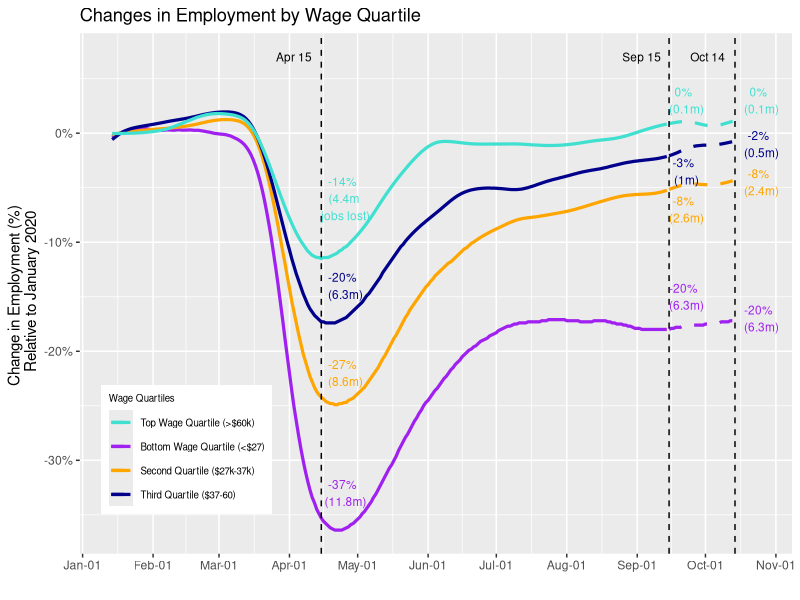

This figure's R source:
## ---- chunk 1
knitr::opts_chunk$set(echo = TRUE)
## ---- chunk 2
library(ggplot2)
library(dplyr)
library(scales)
## ---- chunk 3
df <- read.csv("Employment - National - Daily.csv")

df$date <- as.Date(with(df, paste(year, month, day,sep="-")), "%Y-%m-%d")

emp_df <- df %>%
  filter(date <= "2020-11-15")

ggplot() +
  geom_line(data=filter(emp_df, date < "2020-09-15"),
            aes(x=date, y=emp_combined_inclow, colour="emp_combined_inclow"),
            size=1.1) +
  geom_line(data=filter(emp_df, (date >= "2020-09-15") & (date < "2020-10-14")),
            aes(x=date, y=emp_combined_inclow, colour="emp_combined_inclow"),
            linetype="dashed", size=1.1) +
  geom_line(data=filter(emp_df, date < "2020-09-15"),
            aes(x=date, y=emp_combined_incq2, colour="emp_combined_incq2"),
            size=1.1) +
  geom_line(data=filter(emp_df, (date >= "2020-09-15") & (date < "2020-10-14")),
            aes(x=date, y=emp_combined_incq2, colour="emp_combined_incq2"),
            linetype="dashed", size=1.1) +
  geom_line(data=filter(emp_df, date < "2020-09-15"),
            aes(x=date, y=emp_combined_incq3, colour="emp_combined_incq3"),
            size=1.1) +
  geom_line(data=filter(emp_df, (date >= "2020-09-15") & (date < "2020-10-14")),
            aes(x=date, y=emp_combined_incq3, colour="emp_combined_incq3"),
            linetype="dashed", size=1.1) +
  geom_line(data=filter(emp_df, date < "2020-09-15"),
            aes(x=date, y=emp_combined_inchigh, colour="emp_combined_inchigh"),
            size=1.1) +
  geom_line(data=filter(emp_df, (date >= "2020-09-15") & (date < "2020-10-14")),
            aes(x=date, y=emp_combined_inchigh, colour="emp_combined_inchigh"),
            linetype="dashed", size=1.1) +
  geom_vline(xintercept = as.numeric(as.Date("2020-04-15")),
             linetype="dashed") +
  geom_vline(xintercept = as.numeric(as.Date("2020-09-15")),
             linetype="dashed") +
  geom_vline(xintercept = as.numeric(as.Date("2020-10-14")),
             linetype="dashed") +
  scale_x_date(date_labels = "%b-%d",
               date_breaks = "1 month") +
  scale_y_continuous(labels = percent) +
  xlab("") +
  ylab("Change in Employment (%) \n Relative to January 2020") +
  labs(title = "Changes in Employment by Wage Quartile") +
  scale_color_manual(name = "Wage Quartiles",
                     values = c("emp_combined_inclow" = "purple", 
                                "emp_combined_incq2" = "orange",
                                "emp_combined_incq3" = "darkblue",
                                "emp_combined_inchigh" = "turquoise"),
                     labels = c("Top Wage Quartile (>$60k)",
                                "Bottom Wage Quartile (<$27)",
                                "Second Quartile ($27k-37k)",
                                "Third Quartile ($37-60)"
                                )) +
  theme(legend.position = c(0.15, 0.2),
        legend.title = element_text(size=7),
        legend.text = element_text(size=7)) +
  annotate("text", x=as.Date("2020-04-25"), y=-0.06,
           label= "-14% \n (4.4m \n jobs lost)",
           color="turquoise", 
           size=3) +
  annotate("text", x=as.Date("2020-04-25"), y=-0.14,
           label= "-20% \n (6.3m)",
           color="darkblue",
           size=3) +
  annotate("text", x=as.Date("2020-04-25"), y=-0.22,
           label= "-27% \n (8.6m)",
           color="orange",
           size=3) +
  annotate("text", x=as.Date("2020-04-25"), y=-0.33,
           label= "-37% \n (11.8m)",
           color="purple",
           size=3) +
  annotate("text", x=as.Date("2020-09-22"), y=0.03,
           label= "0% \n (0.1m)",
           color="turquoise",
           size=3) +
  annotate("text", x=as.Date("2020-09-22"), y=-0.035,
           label= "-3% \n (1m)",
           color="darkblue",
           size=3) +
  annotate("text", x=as.Date("2020-09-22"), y=-0.07,
           label= "-8% \n (2.6m)",
           color="orange",
           size=3) +
  annotate("text", x=as.Date("2020-09-22"), y=-0.15,
           label= "-20% \n (6.3m)",
           color="purple",
           size=3) +
  annotate("text", x=as.Date("2020-10-25"), y=0.03,
           label= "0% \n (0.1m)",
           color="turquoise",
           size=3) +
  annotate("text", x=as.Date("2020-10-25"), y=-0.01,
           label= "-2% \n (0.5m)",
           color="darkblue",
           size=3) +
  annotate("text", x=as.Date("2020-10-25"), y=-0.045,
           label= "-8% \n (2.4m)",
           color="orange",
           size=3) +
  annotate("text", x=as.Date("2020-10-25"), y=-0.17,
           label= "-20% \n (6.3m)",
           color="purple",
           size=3) +
  annotate("text", x=as.Date("2020-04-03"), y=0.07,
           label= "Apr 15",
           color="black",
           size=3) +
  annotate("text", x=as.Date("2020-09-03"), y=0.07,
           label= "Sep 15",
           color="black",
           size=3) +
  annotate("text", x=as.Date("2020-10-02"), y=0.07,
           label= "Oct 14",
           color="black",
           size=3)
